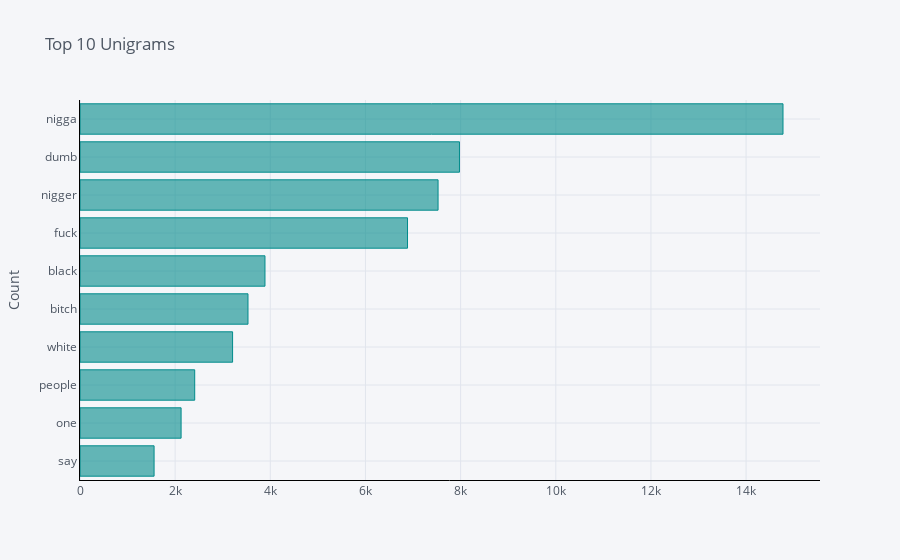

Notebook code for this chart:
### Code cell
unigrams(data,'ethnicity')

### Figure 1 — Plotly figure (JSON) as saved in the notebook; plotly's stock layout.template omitted (floating-point values rounded to 4 significant figures)
{"data": [{"marker": {"color": "rgba(0, 139, 139, 0.6)", "line": {"color": "rgba(0, 139, 139, 1.0)", "width": 1}}, "name": "count", "orientation": "h", "text": "", "type": "bar", "x": [1557, 2125, 2411, 3207, 3531, 3888, 6884, 7526, 7976, 14776], "y": ["say", "one", "people", "white", "bitch", "black", "fuck", "nigger", "dumb", "nigga"]}], "layout": {"autosize": true, "legend": {"bgcolor": "#F5F6F9", "font": {"color": "#4D5663"}}, "paper_bgcolor": "#F5F6F9", "plot_bgcolor": "#F5F6F9", "title": {"font": {"color": "#4D5663"}, "text": "Top 10 Unigrams"}, "xaxis": {"autorange": true, "gridcolor": "#E1E5ED", "linecolor": "black", "range": [0, 15550.0], "showgrid": true, "tickfont": {"color": "#4D5663"}, "title": {"font": {"color": "#4D5663"}, "text": ""}, "type": "linear", "zerolinecolor": "#E1E5ED"}, "yaxis": {"autorange": true, "gridcolor": "#E1E5ED", "linecolor": "black", "range": [-0.5, 9.5], "showgrid": true, "tickfont": {"color": "#4D5663"}, "title": {"font": {"color": "#4D5663"}, "text": "Count"}, "type": "category", "zerolinecolor": "#E1E5ED"}}}
